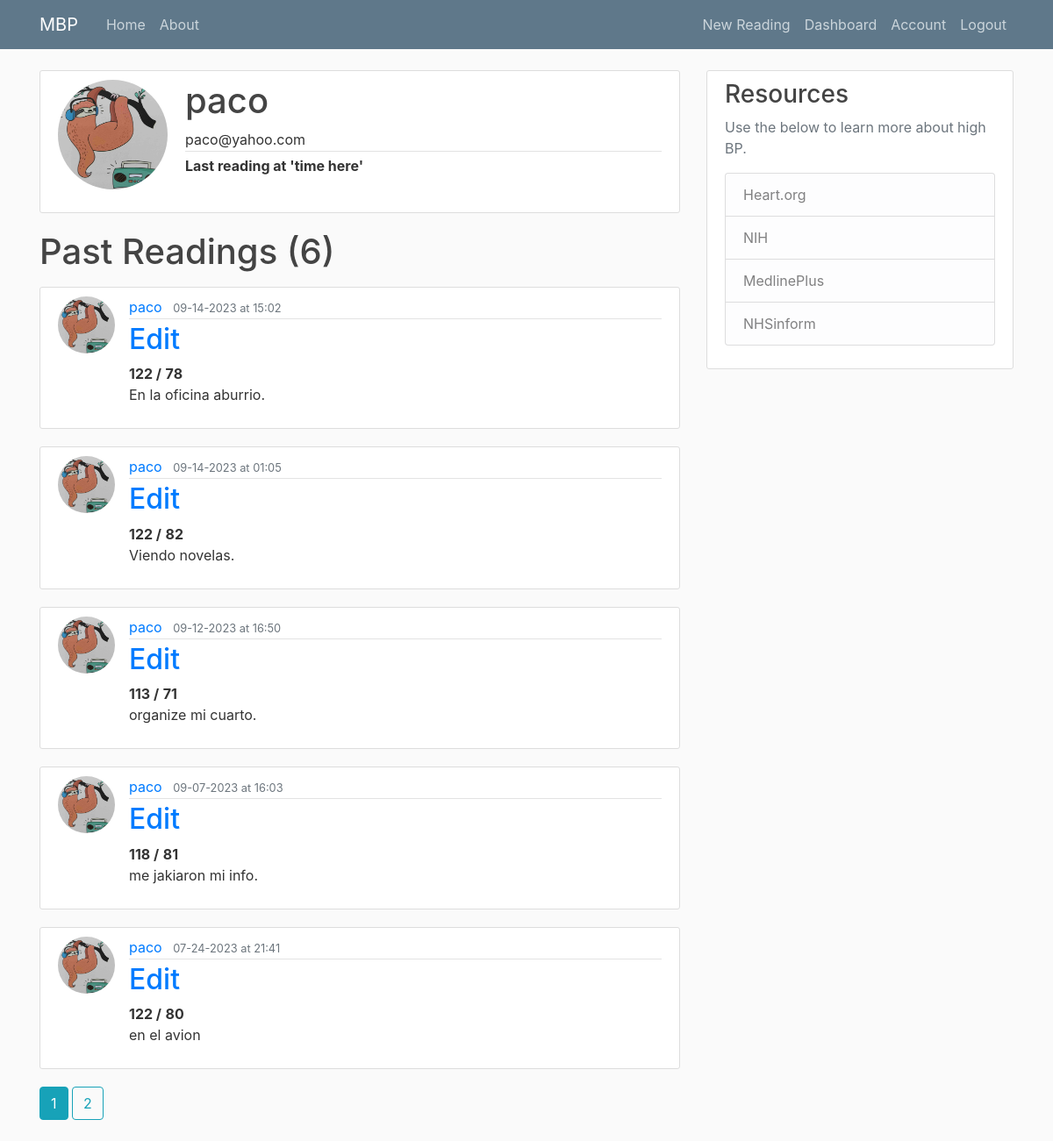
Before: /user/paco (signed in) with the older database file.
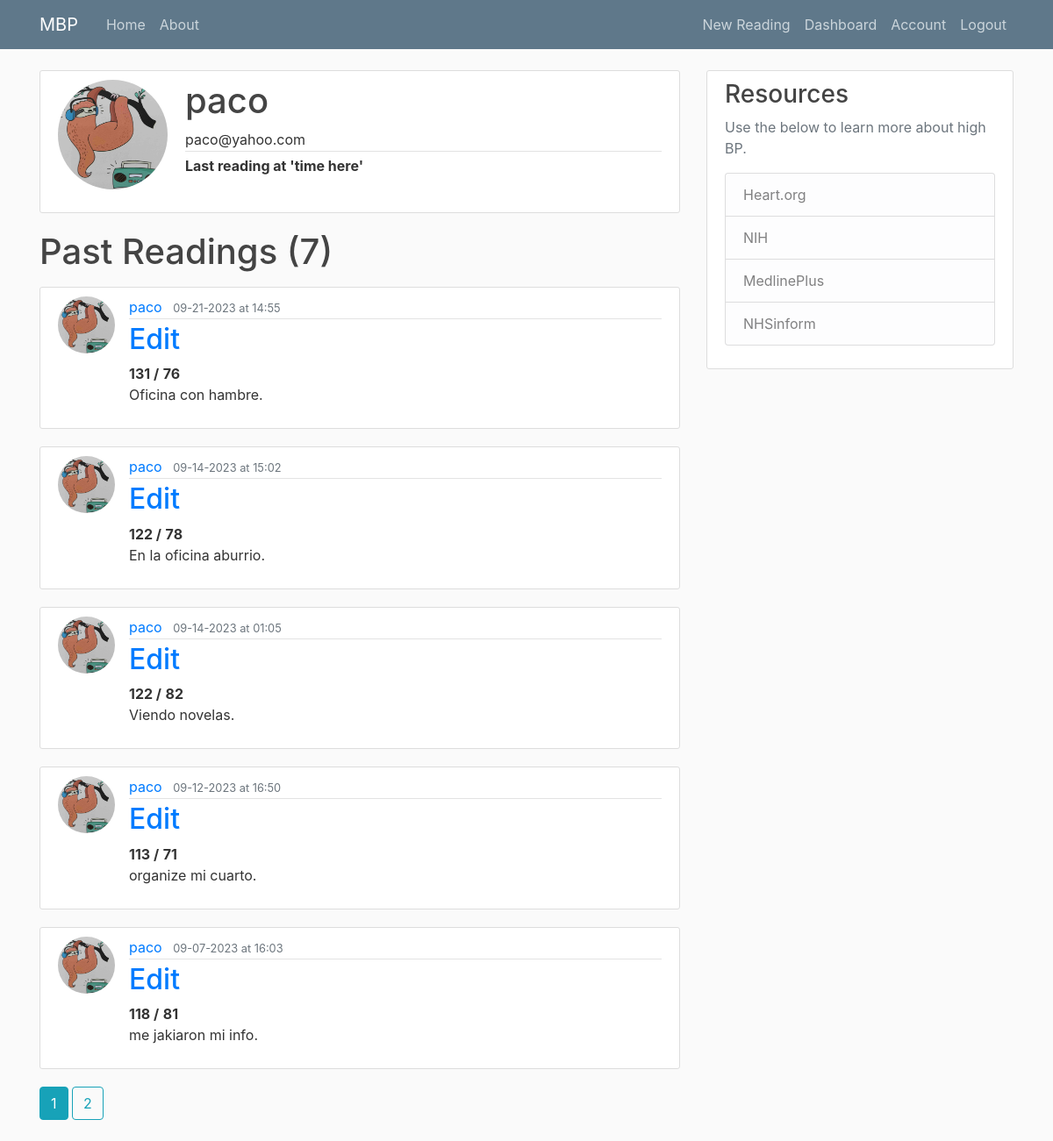
After: the same page with the newer database file.
### mbp/models.py (models this page shows, shortened)
class User(db.Model, UserMixin):
    id = db.Column(db.Integer, primary_key=True)
    username = db.Column(db.String(20), unique=True, nullable=False)
    email = db.Column(db.String(120), unique=True, nullable=False)
    image_file = db.Column(db.String(20), nullable=False, default='default.jpg')
    password = db.Column(db.String(60), nullable=False)
    readings = db.relationship('Reading', backref='user', lazy=True)

class Reading(db.Model):
    id = db.Column(db.Integer, primary_key=True)
    sys = db.Column(db.String(3), nullable=False)
    dia = db.Column(db.String(3), nullable=False)
    notes = db.Column(db.Text, nullable=False)
    date_posted = db.Column(db.DateTime, nullable=False, default=datetime.utcnow)
    user_id = db.Column(db.Integer, db.ForeignKey('user.id'), nullable=False)

### mbp/users/routes.py (the view)
@users.route('/user/<string:username>')
@login_required
def user_readings(username):
    image_file = url_for('static', filename='profile_pics/' + current_user.image_file)
    page = request.args.get('page', 1, type=int) #Grab the page we want. In this case page one. Set type integer as the page number.
    user = User.query.filter_by(username=username).first_or_404()
    reading = Reading.query.filter_by(user=user)\
        .order_by(Reading.date_posted.desc())\
        .paginate(page=page, per_page=5) #Show 5 readings per page. Can use http://localhost:8000/home?page=3 to navigate to pages.
    return render_template('user_readings.html', title='Dashboard2', reading=reading, user=user, username=username, image_file=image_file)

### mbp/models.py (called while the page is built)
@login_manager.user_loader
def load_user(user_id):
    return User.query.get(int(user_id))

### mbp/templates/user_readings.html
{% extends "base.html" %}
{% block content %}
<div class="content-section">
    <div class="media">
      <img class="rounded-circle account-img" src="{{ image_file }}">
      <div class="media-body">
        <h2 class="account-heading">{{ current_user.username }}</h2>
        <p class="article-metadata">{{ current_user.email }}</p>
        <p class="font-weight-bold">Last reading at 'time here'</p>
      </div>
    </div>
  </div>
    <h1 class="mb-3">Past Readings  ({{ reading.total }})</h1>
    {% for reading in reading.items %}
    <article class="media content-section">
      <img class="rounded-circle article-img" src="{{ url_for('static', filename='profile_pics/' + reading.user.image_file) }}" />
      <div class="media-body">
        <div class="article-metadata">
          <a class="mr-2" href="{{ url_for('users.user_readings', username=reading.user.username) }}">{{ reading.user.username }}</a>
          <small class="text-muted">{{ reading.date_posted.strftime('%m-%d-%Y at %H:%M') }}</small>
        </div>
        <h2><a class="article-content" href="{{ url_for('readings.reading', reading_id=reading.id) }}">Edit</a></h2>
        <text class="font-weight-bold">{{ reading.sys }} /</text>
          <text class="font-weight-bold">{{ reading.dia}}</text>
          <p class="article-content">{{ reading.notes }}</p>
      </div>
    </article>
    {% endfor %}
    {% for page_num in reading.iter_pages(left_edge=1, right_edge=1, left_current=1, right_current=2) %}
      {% if page_num %}
        {% if reading.page == page_num %}
          <a class="btn btn-info mb-4" href="{{ url_for('users.user_readings', username=user.username, page=page_num) }}">{{ page_num }}</a>
        {% else %}
          <a class="btn btn-outline-info mb-4" href="{{ url_for('users.user_readings', username=user.username, page=page_num) }}">{{ page_num }}</a>
        {% endif %}
      {% else %}
        ...
      {% endif %}
    {% endfor %}
{% endblock content %}

### mbp/templates/base.html (shortened to what this page needs)
<!DOCTYPE html>
<html>
<head>
    <link rel="stylesheet" href="https://maxcdn.bootstrapcdn.com/bootstrap/4.0.0/css/bootstrap.min.css">
    <link rel="stylesheet" type="text/css" href="{{ url_for('static', filename='css/main.css') }}">
</head>
<body>
  <header class="site-header">
<nav class="navbar navbar-expand-md navbar-dark bg-steel fixed-top">
  <div class="container">
    <a class="navbar-brand mr-4" href="/">MBP</a>
    <div class="collapse navbar-collapse" id="navbarToggle">
      <div class="navbar-nav mr-auto">
        <a class="nav-item nav-link" href="/">Home</a>
        <a class="nav-item nav-link" href="/about">About</a>
      </div>
      <div class="navbar-nav">
        {% if current_user.is_authenticated %}
        <a class="nav-item nav-link" href="{{ url_for('readings.new_reading') }}">New Reading</a>
        <a class="nav-item nav-link" href="{{ url_for('users.user_readings', username=current_user.username) }}">Dashboard</a>
        <a class="nav-item nav-link" href="{{ url_for('users.account') }}">Account</a>
        <a class="nav-item nav-link" href="{{ url_for('users.logout') }}">Logout</a>
        {% else %}
          <a class="nav-item nav-link" href="{{ url_for('users.login') }}">Login</a>
          <a class="nav-item nav-link" href="{{ url_for('users.register') }}">Register</a>
        {% endif %}
      </div>
    </div>
  </div>
</nav>
</header>
      <main role="main" class="container">
        <div class="row">
          <div class="col-md-8">
            {% block content %}{% endblock %}
          </div>
          <div class="col-md-4">
            <div class="content-section">
              <h3>Resources</h3>
              <p class='text-muted'>Use the below to learn more about high BP.
                <ul class="list-group">
                  <a li class="list-group-item list-group-item-light" href="https://www.heart.org/en/health-topics/high-blood-pressure" target="_blank">Heart.org</li></a>
                  <a li class="list-group-item list-group-item-light" href="https://www.nhlbi.nih.gov/health/high-blood-pressure" target="_blank">NIH</li></a>
                  <a li class="list-group-item list-group-item-light" href="https://medlineplus.gov/highbloodpressure.html" target="_blank">MedlinePlus</li></a>
                  <a li class="list-group-item list-group-item-light" href="https://www.nhsinform.scot/illnesses-and-conditions/heart-and-blood-vessels/conditions/high-blood-pressure-hypertension" target="_blank">NHSinform</li></a>
                </ul>
              </p>
            </div>
          </div>
        </div>
      </main>
</body>
</html>

### mbp/static/css/main.css (style rules this page uses)
body { background: #fafafa; color: #333333; margin-top: 5rem; }
h1, h2, h3, h4, h5, h6 { color: #444444; }
.bg-steel { background-color: #5f788a; }
.site-header .navbar-nav .nav-link { color: #cbd5db; }
.content-section { background: #ffffff; padding: 10px 20px; border: 1px solid #dddddd; border-radius: 3px; margin-bottom: 20px; }
.article-content { white-space: pre-line; }
.article-img { height: 65px; width: 65px; margin-right: 16px; }
.article-metadata { padding-bottom: 1px; margin-bottom: 4px; border-bottom: 1px solid #e3e3e3 }
.account-img { height: 125px; width: 125px; margin-right: 20px; margin-bottom: 16px; }
.account-heading { font-size: 2.5rem; }

Changed rows visible on the page:
no longer on this page (row unchanged): Reading: image_file (placeholder picture), user.username "paco", date_posted "07-24-2023 at 21:41", sys "122", dia "80", notes "en el avion"
added Reading: image_file (placeholder picture), user.username "paco", date_posted "09-21-2023 at 14:55", sys "131", dia "76", notes "Oficina con hambre."
Other visible differences:
{{ reading.total }}: "6" → "7"
